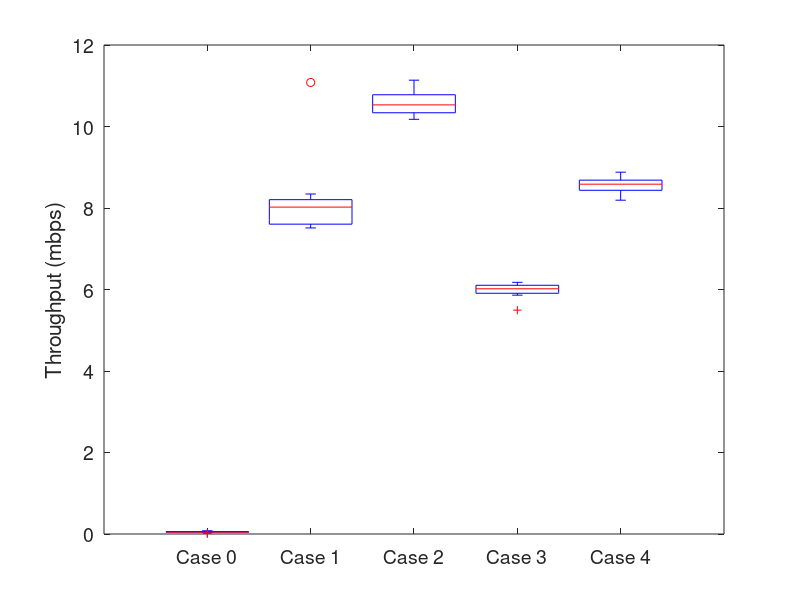
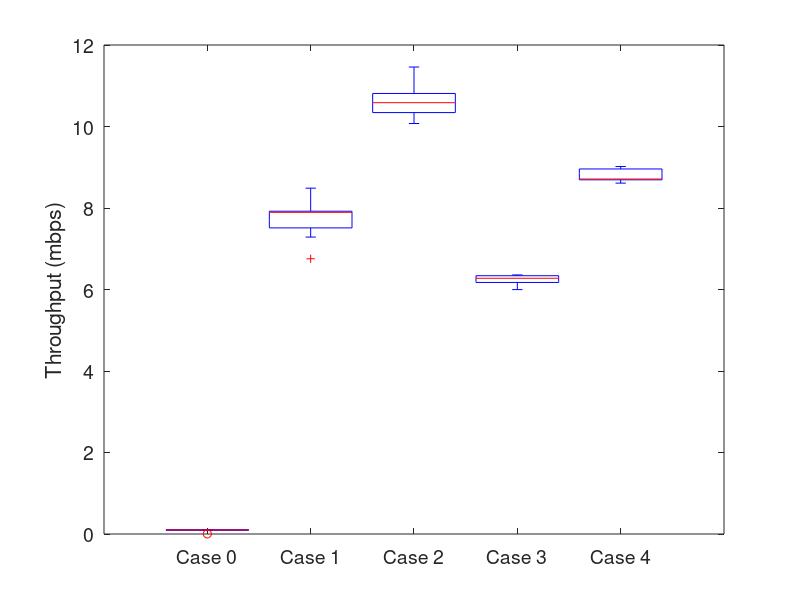
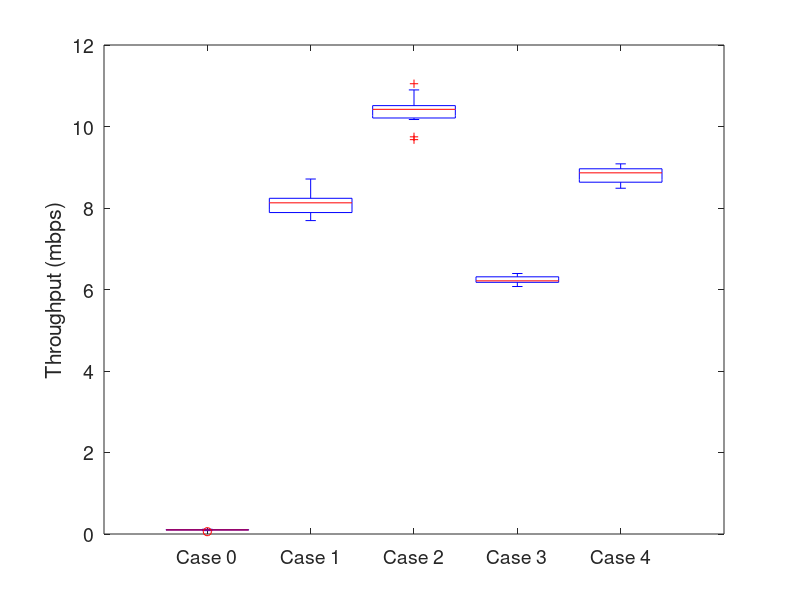

MATLAB code for these plots, in order:
%% Throughput Data from Excel Sheet %%
throughput = [6.6601215	4.13076381	10.79088533	6.242948	3.830789714	10.073738	6.512617	4.0242315	10.53684875	0.02659	0.033919692	0.060510154	0.000647	0.00112	0.001767333	0.025041333	0.032001	0.057043	2.122616	5.926562483	8.049178483	1.58569	5.1679	6.75359	2.379359	6.103987467	8.483346933	3.496755	2.441134261	5.937889044	3.644429	2.695030303	6.339458909	3.632414902	2.68632345	6.31873835	5.753346	2.438181	8.191526	6.133441	2.799363	8.932804	5.893068	2.592023	8.48509
6.3902923	3.92689	10.31718233	6.765758	4.199970087	10.965728	6.442801	3.970648667	10.41344933	0.020438	0.026086069	0.046524138	0.045586	0.059917217	0.105502957	0.051509333	0.064993	0.116503	2.270638	6.073101913	8.343739826	1.824097	5.571246261	7.395343304	2.588867	6.122490667	8.711357333	3.510447	2.5686	6.079046919	3.556653	2.627086769	6.18374	3.597418375	2.64299588	6.24041425	5.92058	2.620178	8.540758	6.005411	2.68245	8.687861	6.165525	2.802797	8.968322
6.3057197	3.870636174	10.17635583	6.368855	3.916852966	10.28570759	6.0151	3.66210016	9.6772	0.005482	0.0072138	0.012696	0.045525	0.059436	0.104960857	0.03667072	0.046271	0.082942	1.967721	5.78784	7.755560706	1.779504	5.50718779	7.286692211	2.104181	5.828546546	7.932727273	3.417607	2.480470667	5.898078	3.582858	2.659452	6.24230975	3.524205231	2.54911046	6.07331569	6.025336	2.672864	8.698199	5.857823	2.752742	8.610565	5.928576	2.644153	8.57273
6.4292473	3.967224696	10.396472	6.261692	3.857762667	10.11945484	6.049749	3.696759077	9.746508308	0.02659	0.033919692	0.060510154	0.042161	0.056280667	0.098442	0.041561185	0.054318	0.095879	3.591339	7.488928	11.080267	2.044349	5.853741913	7.898090783	2.162969	5.974625482	8.137594667	3.377623	2.483827871	5.861451355	3.65762	2.651263333	6.308883556	3.655754909	2.70179618	6.35755109	6.125061	2.753792	8.878853	6.088463	2.580303	8.668766	6.138082	2.734309	8.872392
6.5646269	4.059990909	10.62461782	6.589836	4.079984235	10.66982024	6.299992	3.871611077	10.17160308	0.020438	0.026086069	0.046524138	0.041435	0.053860606	0.095295758	0.046488	0.061077	0.107565	1.890335	5.66268	7.55301536	2.064382	5.855585333	7.919967467	2.010251	5.8631424	7.87339328	3.530162	2.5828656	6.1130278	3.471002	2.526599778	5.997601556	3.669328889	2.72347674	6.39280563	6.014951	2.679909	8.69486	6.023719	2.681294	8.705014	6.085406	2.767972	8.853377
6.3463617	3.904854667	10.25121633	7.027446	4.43227763	11.45972385	6.458425	3.98040897	10.4388337	0.005482	0.0072138	0.012696	0.043373	0.056718286	0.100091429	0.044660308	0.057923	0.102583	2.261085	5.995187143	8.256272286	2.02629	5.8626065	7.88889625	2.020272	5.806003355	7.826275613	3.503312	2.539324235	6.042635765	3.666896	2.690279314	6.357175543	3.527599	2.5569486	6.0845476	5.8736	2.525764	8.399364	6.170381	2.812757	8.983138	6.14706	2.817997	8.965057
6.7408766	4.178680286	10.91955686	6.705037	4.152655448	10.85769269	6.388656	3.93224129	10.32089729	0.019993	0.025356	0.0453494	0.045525	0.059436	0.104960857	0.042503529	0.054706	0.097209	2.136378	5.885301037	8.021679407	2.099004	5.822407111	7.921410963	2.242493	6.003201333	8.245693867	3.485235	2.507328516	5.992563613	3.55869	2.610801647	6.16949153	3.555515619	2.62860571	6.18412133	6.00819	2.641651	8.649841	6.199647	2.817849	9.017496	6.065677	2.749757	8.815433
6.635668	4.107918571	10.74358657	6.497766	4.011746057	10.50951223	6.814195	4.235306323	11.0495009	0.027249	0.03468825	0.06193725	0.046035	0.060103467	0.106138667	0.051231714	0.065521	0.116753	2.134163	5.88832	8.022482571	2.085797	5.775233655	7.861030621	2.231278	5.984873081	8.216150919	3.55135	2.560277333	6.1116276	3.632432	2.701953548	6.33438529	3.641887333	2.64731867	6.289206	5.871563	2.468447	8.340011	6.026788	2.676299	8.703087	6.240235	2.843179	9.083415
6.4565829	3.979733714	10.43631657	6.585625	4.073766968	10.659392	6.729447	4.168265143	10.89771257	0.020171	0.026707515	0.046878061	0.037756	0.049625032	0.087380645	0.046269333	0.063035	0.109304	1.914488	5.630068387	7.544556129	2.250043	5.923425067	8.173468	2.185706	5.930640276	8.116346207	3.582	2.593968258	6.175968258	3.659579	2.695650207	6.355229149	3.576977763	2.60616664	6.18314441	5.954728	2.653516	8.608244	6.17449	2.791828	8.966317	6.167389	2.786335	8.953724
6.8670173	4.26991648	11.13693376	6.498833	4.009543111	10.5083757	6.452647	3.977076966	10.42972441	0.034461	0.0452012	0.0796626	0.038105	0.050285333	0.088390133	0.041908706	0.054184	0.096092	1.796336	5.714342857	7.510678571	2.450932	6.035537846	8.486470154	2.02316	5.667869714	7.69103	3.215136	2.278421257	5.4935568	3.464507	2.548911547	6.013418113	3.552095674	2.62199314	6.17408882	5.941183	2.61994	8.561123	6.034453	2.6825	8.716953	5.935888	2.550065	8.485953]

%% Scenario 1 - Empty World %%
case0_sc1_tx = throughput(:,12);
case1_sc1_tx = throughput(:,21);
case2_sc1_tx = throughput(:,3);
case3_sc1_tx = throughput(:,30);
case4_sc1_tx= throughput(:,39);

%Boxplot for this scenario
figure(1);
boxplot([case0_sc1_tx, case1_sc1_tx, case2_sc1_tx, case3_sc1_tx, case4_sc1_tx]);
set(gca,'xtick',1:5, 'xticklabel',{'Case 0','Case 1', 'Case 2', 'Case 3','Case 4'})
ylabel('Throughput (mbps)');
%title('Throughput in Empty World');
set (gca, 'FontSize',14);

%% Scenario 2 - Sparse Obstacles World %%
case0_sc2_tx = throughput(:,15);
case1_sc2_tx = throughput(:,24);
case2_sc2_tx = throughput(:,6);
case3_sc2_tx = throughput(:,33);
case4_sc2_tx = throughput(:,42);

%Boxplot for this scenario
figure(2);
boxplot([case0_sc2_tx, case1_sc2_tx, case2_sc2_tx, case3_sc2_tx, case4_sc2_tx]);
set(gca,'xtick',1:5, 'xticklabel',{'Case 0', 'Case 1', 'Case 2', 'Case 3', 'Case 4'})
ylabel('Throughput (mbps)');
%title('Throughput in Sparse Obstacles');
set (gca, 'FontSize',14);

%% Scenario 3 - Dense Obstacles World %%
case0_sc3_tx = throughput(:,18);
case1_sc3_tx = throughput(:,27);
case2_sc3_tx = throughput(:,9);
case3_sc3_tx = throughput(:,36);
case4_sc3_tx = throughput(:,45);

%Boxplot for this scenario
figure(3);
boxplot([case0_sc3_tx, case1_sc3_tx, case2_sc3_tx, case3_sc3_tx, case4_sc3_tx]);
set(gca,'xtick',1:5, 'xticklabel',{'Case 0', 'Case 1', 'Case 2', 'Case 3','Case 4'})
ylabel('Throughput (mbps)');
%title('Throughput in Dense Obstacles');
set (gca, 'FontSize',14);



